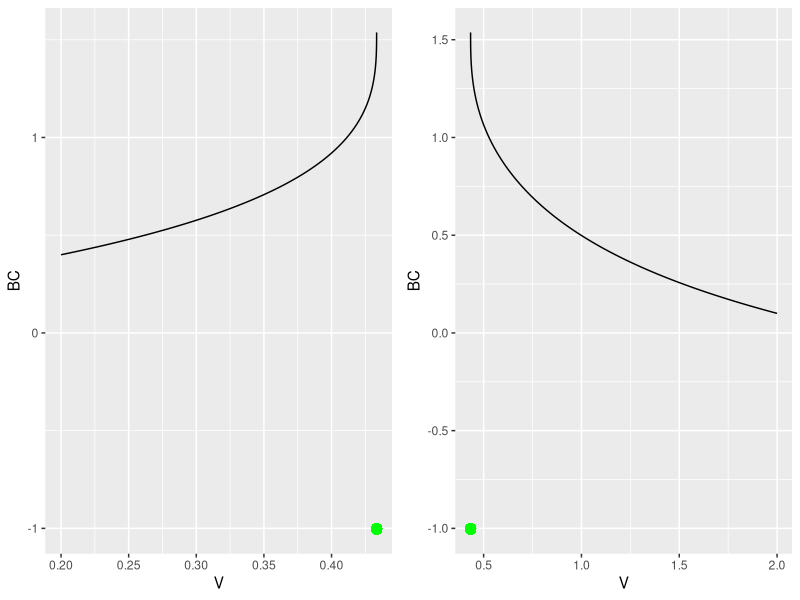

This figure's R source:
library(tidyverse)
library(gridExtra)

bkv <- 0.02
bgv <- 0.30
bgc <- 0.32
fv <- 0.25
fc <- 0.07
la <- 0.05
lb <- 0.025
h1 <- 0.5
h4 <- 0.4

aV <- h1*bkv + h4*bgv
bV <- (fv + la)
aBC <- h4*bgc
bBC <- lb

g1 <- function(x) 1 - exp(-0.5*x)

f <- function(now) {
  dV <- aV - bV*now[1]
  dBC <- aBC - bBC*now[2] - fc*g1(now[2]/now[1])*now[2]
  c(dV,dBC)
}

find_equib <- function (init) {
  list(init, 
       nlm(function(now) sum(f(now)**2), init)$estimate)
}
equibs <- map(map(1:10, function(x) rnorm(2, sd = 10)**2),
              find_equib)

equibs
equib <- equibs[[1]][[2]]
equib

-(fv + la)
-fc/2*((equib[1]/equib[2])**2)*exp(equib[1]/equib[2])

euler_auton <- function(diff, x0,
                        n, h, improv = T,
                        names) {
  xs <- matrix(nrow = n, ncol = 2)
  xs[1,] <- x0
  for (i in 2:n) {
    xstar <- xs[i-1,] + diff(xs[i-1,])*h
    if (improv) {
      xs[i,] <- xs[i-1,] + (diff(xs[i-1,]) + diff(xstar))*h/2
    }
    else {   
      xs[i,] <- xstar
    }
  }
  colnames(xs) <- names
  data.frame(xs)
}

sim1 <- euler_auton(f, c(0.2, 0.4), 
                    1500, 1/24, T, c('V', 'BC'))
sim2 <- euler_auton(f, c(2, 0.1), 
                    1500, 1/24, T, c('V', 'BC'))
grid.arrange(grobs = list(sim1 %>% 
                            ggplot(aes(V, BC)) + 
                            geom_path() +
                            geom_point(aes(x = equib[1], y = equib[2]), color='green', size=3),
                          sim2 %>% 
                            ggplot(aes(V, BC)) + 
                            geom_path() +
                            geom_point(aes(x = equib[1], y = equib[2]), color='green', size=3)),
             nrow=1)




